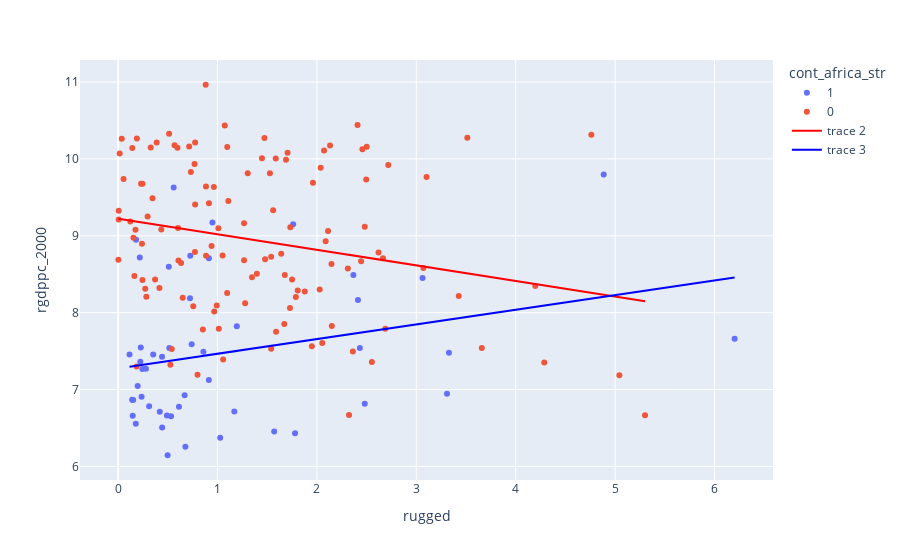

Source (notebook cell):
### Code cell
fig = px.scatter(df, x = 'rugged', y = 'rgdppc_2000', color = 'cont_africa_str')

for e in ['0', '1']:
    dat = fit.loc[fit.cont_africa_str == e,]
    fig.add_trace(go.Scatter(x = dat['rugged'], y = dat['mean'], 
                             marker_color= {'0':'red', '1':'blue'}[e], text= e))
    
fig.show()
